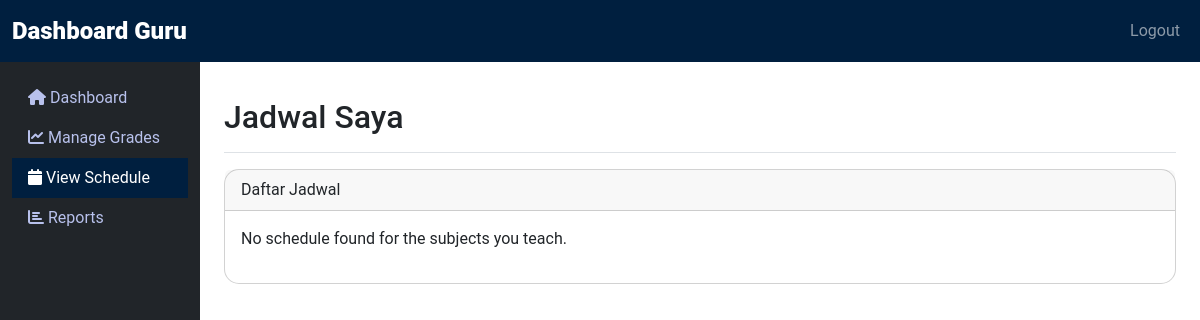
The app's page /guru/view_schedule.php (signed in), older data.
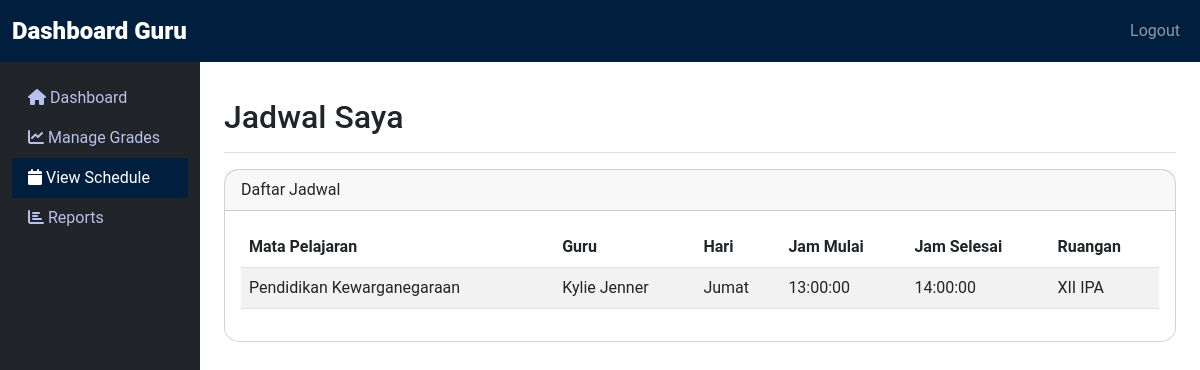
The same page, newer data.
### tables this page shows
CREATE TABLE `jadwal` (
  `id` int(11) NOT NULL,
  `id_mata_pelajaran` int(11) DEFAULT NULL,
  `id_guru` int(11) NOT NULL,
  `kelas` varchar(10) DEFAULT NULL,
  `hari` varchar(15) DEFAULT NULL,
  `jam_mulai` time NOT NULL,
  `jam_selesai` time NOT NULL,
  `ruangan` varchar(20) DEFAULT NULL,
  `periode_id` int(11) DEFAULT NULL
);

CREATE TABLE `mata_pelajaran` (
  `id` int(11) NOT NULL,
  `nama` varchar(100) NOT NULL,
  `guru_pengajar` int(11) DEFAULT NULL,
  `periode_id` int(11) NOT NULL
);

CREATE TABLE `guru` (
  `id` int(11) NOT NULL,
  `nama` varchar(100) NOT NULL,
  `role` enum('guru_biasa','guru_wali') DEFAULT 'guru_biasa',
  `telepon` varchar(15) DEFAULT NULL,
  `email` varchar(100) NOT NULL,
  `alamat` text DEFAULT NULL,
  `mata_pelajaran` varchar(100) DEFAULT NULL,
  `password` varchar(255) NOT NULL,
  `periode_id` int(11) DEFAULT NULL
);

### guru/view_schedule.php (the view, shortened to what this page needs)
<?php
include('../includes/db.php');
$user = $_SESSION['user'];
$guru_id = $user['id'];
$query_jadwal = "
    SELECT j.hari, j.jam_mulai, j.jam_selesai, j.ruangan, mp.nama AS nama_mata_pelajaran, g.nama AS nama_guru
    FROM jadwal j
    JOIN mata_pelajaran mp ON j.id_mata_pelajaran = mp.id
    JOIN guru g ON j.id_guru = g.id
    WHERE j.id_guru = :guru_id
    ORDER BY FIELD(j.hari, 'Senin', 'Selasa', 'Rabu', 'Kamis', 'Jumat', 'Sabtu', 'Minggu'), j.jam_mulai
";
$stmt_jadwal = $pdo->prepare($query_jadwal);
$stmt_jadwal->bindParam(':guru_id', $guru_id, PDO::PARAM_INT);
$stmt_jadwal->execute();
$result_jadwal = $stmt_jadwal->fetchAll(PDO::FETCH_ASSOC);
?>
<!DOCTYPE html>
<html lang="id">
<head>
    <link href="https://cdn.jsdelivr.net/npm/bootstrap@5.3.0-alpha1/dist/css/bootstrap.min.css" rel="stylesheet">
    <link href="https://cdnjs.cloudflare.com/ajax/libs/font-awesome/6.0.0-beta3/css/all.min.css" rel="stylesheet">
    <link rel="stylesheet" href="guru_style.css">
</head>
<body>
    <nav class="navbar navbar-expand-lg navbar-dark bg-navy">
        <div class="container-fluid">
            <a class="navbar-brand" href="guru_dashboard.php"><b>Dashboard Guru</b></a>
            <div class="collapse navbar-collapse" id="navbarNav">
                <ul class="navbar-nav ms-auto">
                    <li class="nav-item">
                        <a class="nav-link" href="../index.php">Logout</a>
                    </li>
                </ul>
            </div>
        </div>
    </nav>
    <div class="container-fluid">
        <div class="row">
            <nav id="sidebarMenu" class="col-md-3 col-lg-2 d-md-block bg-dark sidebar collapse">
                <div class="position-sticky pt-3">
                    <ul class="nav flex-column">
                        <li class="nav-item">
                            <a class="nav-link" href="guru_dashboard.php">
                                <i class="fas fa-home"></i> Dashboard
                            </a>
                        </li>
                        <li class="nav-item">
                            <a class="nav-link" href="manage_grades.php">
                                <i class="fas fa-chart-line"></i> Manage Grades
                            </a>
                        </li>
                        <li class="nav-item">
                            <a class="nav-link active" href="view_schedule.php">
                                <i class="fas fa-calendar"></i> View Schedule
                            </a>
                        </li>
                        <li class="nav-item">
                            <a class="nav-link" href="report_card.php">
                                <i class="fas fa-chart-bar"></i> Reports
                            </a>
                        </li>
                    </ul>
                </div>
            </nav>
            <main class="col-md-9 ms-sm-auto col-lg-10 px-md-4">
                <div class="d-flex justify-content-between flex-wrap flex-md-nowrap align-items-center pt-3 pb-2 mb-3 border-bottom">
                    <h1 class="h2">Jadwal Saya</h1>
                </div>
                <div class="card">
                    <div class="card-header">
                        Daftar Jadwal
                    </div>
                    <div class="card-body">
                        <?php if (!empty($result_jadwal)): ?>
                            <table class="table table-striped">
                                <thead>
                                    <tr>
                                        <th>Mata Pelajaran</th>
                                        <th>Guru</th>
                                        <th>Hari</th>
                                        <th>Jam Mulai</th>
                                        <th>Jam Selesai</th>
                                        <th>Ruangan</th>
                                    </tr>
                                </thead>
                                <tbody>
                                <?php foreach ($result_jadwal as $jadwal): ?>
                                        <tr>
                                            <td><?= htmlspecialchars($jadwal['nama_mata_pelajaran']) ?></td>
                                            <td><?= htmlspecialchars($jadwal['nama_guru']) ?></td>
                                            <td><?= htmlspecialchars($jadwal['hari']) ?></td>
                                            <td><?= htmlspecialchars($jadwal['jam_mulai']) ?></td>
                                            <td><?= htmlspecialchars($jadwal['jam_selesai']) ?></td>
                                            <td><?= htmlspecialchars($jadwal['ruangan']) ?></td>
                                        </tr>
                                    <?php endforeach; ?>
                                </tbody>
                            </table>
                        <?php else: ?>
                            <p>No schedule found for the subjects you teach.</p>
                        <?php endif; ?>
                    </div>
                </div>
            </main>
        </div>
    </div>
</body>
</html>

Row changes from the older to the newer data that the page shows:
now on this page (row edited): jadwal: id_mata_pelajaran.nama "Pendidikan Kewarganegaraan", id_guru.nama "Kylie Jenner", hari "Jumat", jam_mulai "13:00:00", jam_selesai "14:00:00", ruangan "XII IPA"
Text that changed along with them:
text no longer shown: "No schedule found for the subjects you teach."
text now shown: "Mata Pelajaran Guru Hari Jam Mulai Jam Selesai Ruangan"
